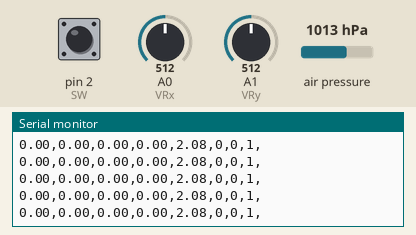
A sketch run on a simulated Arduino Uno, built with avr-gcc and run on an emulated ATmega328P. Shown: the last lines printed to the serial monitor. The inputs (shaded band) are chosen by the test bench; at power-on: A0 (VRx) = 512, A1 (VRy) = 512, pin 2 (SW) HIGH, air pressure 1013 hPa.

Above: at 4.2 s.
4.3 s: A0 (VRx) set to 530
At 5.4 s:
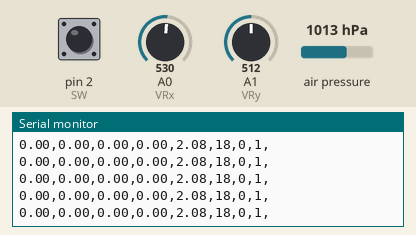
10.3 s: A1 (VRy) set to 489
At 11.0 s:
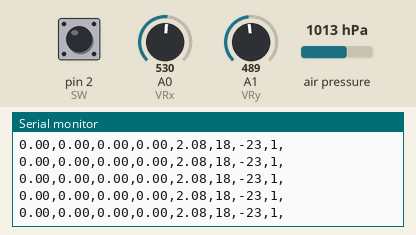

Measured:
- after the input at 4.3 s, the serial monitor: prints a new line after 0.07 s (image 1)
- after the input at 10.3 s, the serial monitor: prints a new line after 0.08 s (image 2)

The sketch:

sensorlog.ino
```cpp
int VRx = A0;
int VRy = A1;
int SW = 2;

int xPosition = 0;
int yPosition = 0;
int SW_state = 0;
int mapX = 0;
int mapY = 0;


#include <Wire.h>
#include <SPI.h>
#include <Adafruit_Sensor.h>
#include "Adafruit_BME680.h"

#define BME_SCK 13
#define BME_MISO 12
#define BME_MOSI 11
#define BME_CS 10

#define SEALEVELPRESSURE_HPA (1013.25)

Adafruit_BME680 bme; // I2C
//Adafruit_BME680 bme(BME_CS); // hardware SPI
//Adafruit_BME680 bme(BME_CS, BME_MOSI, BME_MISO,  BME_SCK);

void setup() {
  Serial.begin(9600);

  pinMode(VRx, INPUT);
  pinMode(VRy, INPUT);
  pinMode(SW, INPUT_PULLUP);


  while (!Serial);
  Serial.println(F("BME680 test"));

  if (!bme.begin()) {
    Serial.println("Could not find a valid BME680 sensor, check wiring!");
    while (1);
  }

}

void loop() {
  xPosition = analogRead(VRx);
  yPosition = analogRead(VRy);
  SW_state = digitalRead(SW);
  mapX = map(xPosition, 0, 1023, -512, 512);
  mapY = map(yPosition, 0, 1023, -512, 512);


  //Serial.print("Temperature = ");
  Serial.print(bme.temperature);
  //Serial.println(" *C");
  Serial.print(",");

  //Serial.print("Pressure = ");
  Serial.print(bme.pressure / 100.0);
  //Serial.println(" hPa");
  Serial.print(",");

  //Serial.print("Humidity = ");
  Serial.print(bme.humidity);
  //Serial.println(" %");
  Serial.print(",");

  //Serial.print("Gas = ");
  Serial.print(bme.gas_resistance / 1000.0);
  //Serial.println(" KOhms");
  Serial.print(",");

  //Serial.print("Approx. Altitude = ");
  Serial.print(bme.readAltitude(SEALEVELPRESSURE_HPA));

  //Serial.println(" m");
  Serial.print(",");
  //Serial.print("X: ");
  Serial.print(mapX);
  //Serial.print(" | Y: ");
  Serial.print(",");
  Serial.print(mapY);
  //Serial.print(" | Button: ");
  Serial.print(",");
  Serial.print(SW_state);
  Serial.print(",");


  Serial.println();
  //delay(20);

}
```
